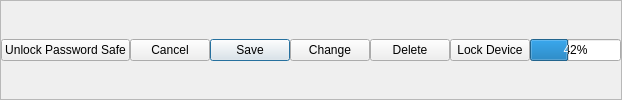
         <widget class="QFrame" name="frame_13">
          <property name="sizePolicy">
           <sizepolicy hsizetype="Preferred" vsizetype="Fixed">
            <horstretch>0</horstretch>
            <verstretch>0</verstretch>
           </sizepolicy>
          </property>
          <property name="minimumSize">
           <size>
            <width>0</width>
            <height>100</height>
           </size>
          </property>
          <property name="maximumSize">
           <size>
            <width>16777215</width>
            <height>25</height>
           </size>
          </property>
          <property name="frameShape">
           <enum>QFrame::StyledPanel</enum>
          </property>
          <property name="frameShadow">
           <enum>QFrame::Raised</enum>
          </property>
          <layout class="QHBoxLayout" name="horizontalLayout_10">
           <property name="spacing">
            <number>0</number>
           </property>
           <property name="leftMargin">
            <number>0</number>
           </property>
           <property name="topMargin">
            <number>0</number>
           </property>
           <property name="rightMargin">
            <number>0</number>
           </property>
           <property name="bottomMargin">
            <number>0</number>
           </property>
           <item>
            <widget class="QPushButton" name="PWS_ButtonEnable">
             <property name="text">
              <string>Unlock Password Safe</string>
             </property>
             <property name="icon">
              <iconset resource="resources.qrc">
               <normaloff>:/images/new/icon_safe.svg</normaloff>:/images/new/icon_safe.svg</iconset>
             </property>
            </widget>
           </item>
           <item>
            <widget class="QPushButton" name="PWS_ButtonClose">
             <property name="maximumSize">
              <size>
               <width>200</width>
               <height>16777215</height>
              </size>
             </property>
             <property name="text">
              <string>Cancel</string>
             </property>
            </widget>
           </item>
           <item>
            <widget class="QPushButton" name="PWS_ButtonSaveSlot">
             <property name="maximumSize">
              <size>
               <width>200</width>
               <height>16777215</height>
              </size>
             </property>
             <property name="text">
              <string>Save</string>
             </property>
             <property name="autoDefault">
              <bool>true</bool>
             </property>
             <property name="default">
              <bool>true</bool>
             </property>
            </widget>
           </item>
           <item>
            <widget class="QPushButton" name="ButtonChangeSlot">
             <property name="text">
              <string>Change</string>
             </property>
            </widget>
           </item>
           <item>
            <widget class="QPushButton" name="PWS_ButtonDelete">
             <property name="maximumSize">
              <size>
               <width>80</width>
               <height>16777215</height>
              </size>
             </property>
             <property name="text">
              <string>Delete</string>
             </property>
             <property name="checkable">
              <bool>true</bool>
             </property>
            </widget>
           </item>
           <item>
            <widget class="QPushButton" name="PWS_Lock">
             <property name="text">
              <string>Lock Device</string>
             </property>
            </widget>
           </item>
           <item>
            <widget class="QProgressBar" name="PWS_progressBar">
             <property name="sizePolicy">
              <sizepolicy hsizetype="Fixed" vsizetype="Fixed">
               <horstretch>0</horstretch>
               <verstretch>0</verstretch>
              </sizepolicy>
             </property>
             <property name="value">
              <number>42</number>
             </property>
            </widget>
           </item>
          </layout>
         </widget>
